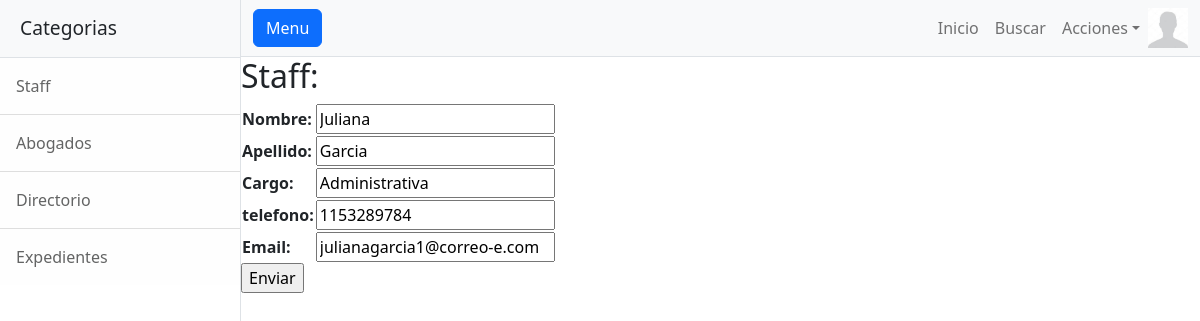
The app's page /quick_lex/upStaff/2 (signed in) with its own data.
### quick_lex/models.py (models this page shows, shortened)
class Avatar(models.Model):
    imagen = models.ImageField(upload_to="avatares")
    user = models.OneToOneField(User, on_delete= models.CASCADE)

class Staff(models.Model):
    nombre= models.CharField(max_length=50)
    apellido= models.CharField(max_length=50)
    cargo= models.CharField(max_length=50)
    telefono= models.IntegerField()
    email= models.EmailField()

### quick_lex/views.py (the view)
# urls.py: path('upStaff/<id_staff>', updateSta, name= "staff_update"),
@login_required
def updateSta(request, id_staff):
    staff = Staff.objects.get(id=id_staff)
    if request.method == "POST":
        miForm = Staform(request.POST)
        if miForm.is_valid():
            staff.nombre = miForm.cleaned_data.get('nombre')
            staff.apellido = miForm.cleaned_data.get('apellido')
            staff.cargo = miForm.cleaned_data.get('cargo')
            staff.telefono = miForm.cleaned_data.get('telefono')
            staff.email = miForm.cleaned_data.get('email')
            staff.save()
            return redirect(reverse_lazy("sta"))
    else:
        miForm = Staform(initial={'nombre':staff.nombre,
                                       'apellido':staff.apellido,
                                       'cargo':staff.cargo,
                                       'telefono':staff.telefono,
                                       'email':staff.email})
    return render (request, "quick_lex/staForm.html", {'form': miForm})

### quick_lex/forms.py
class Staform(forms.Form):
    nombre= forms.CharField(label='Nombre' ,max_length=50,required=True)
    apellido= forms.CharField(label='Apellido' ,max_length=50,required=True)
    cargo= forms.CharField(label='Cargo',max_length=50)
    telefono= forms.IntegerField(label='telefono',required=True)
    email= forms.EmailField(label='Email',required=True)

### quick_lex/templates/quick_lex/staForm.html (shortened to what this page needs)
{% extends 'quick_lex/base.html' %}
{% load static %}
{% block content %}
    <h2>Staff:</h2>
    <form action="" method="POST">
        <table>
            {{ form.as_table }}
        </table>
        <input type="submit" value="Enviar">
    </form>
{% endblock content %}

### quick_lex/templates/quick_lex/base.html (shortened to what this page needs)
<!DOCTYPE html>
<html lang="en">
<head>
    {% load static %}
    <link rel="stylesheet" href="https://cdnjs.cloudflare.com/ajax/libs/font-awesome/6.4.0/css/all.min.css">
    <link href="{% static 'quick_lex/css/styles.css'%}" rel="stylesheet" />
</head>
<body>
    <div class="d-flex" id="wrapper">
        {% if user.is_authenticated %}
        <div class="border-end bg-white" id="sidebar-wrapper">
            <div class="sidebar-heading border-bottom bg-light">Categorias</div>
            <div class="list-group list-group-flush">
                <a class="list-group-item list-group-item-action list-group-item-light p-3" href="{% url 'sta' %}">Staff</a>
                <a class="list-group-item list-group-item-action list-group-item-light p-3" href="{% url 'abog' %}">Abogados</a>
                <a class="list-group-item list-group-item-action list-group-item-light p-3" href="{% url 'pers' %}">Directorio</a>
                <a class="list-group-item list-group-item-action list-group-item-light p-3" href="{% url 'exp' %}">Expedientes</a>
            </div>
        </div>
        {% endif %}
        <div id="page-content-wrapper">
            <nav class="navbar navbar-expand-lg navbar-light bg-light border-bottom">
                <div class="container-fluid">
                    <button class="btn btn-primary" id="sidebarToggle">Menu</button>
                    <div class="collapse navbar-collapse" id="navbarSupportedContent">
                        <ul class="navbar-nav ms-auto mt-2 mt-lg-0">
                            <li class="nav-item active"><a class="nav-link" href="{% url 'main' %}">Inicio</a></li>
                            {% if user.is_authenticated %}
                            <li class="nav-item"><a class="nav-link" href="{% url 'buscar_exp' %}">Buscar</a></li>
                            <li class="nav-item dropdown">
                                <a class="nav-link dropdown-toggle" id="navbarDropdown" href="#" role="button" data-bs-toggle="dropdown" aria-haspopup="true" aria-expanded="false">Acciones</a>
                            </li>
                            <div class="text-center">
                                <img src="{{ request.user.avatar.imagen.url }}" height="40px" weight="40px"/>
                            </div>
                            {% else %}
                            <li class="nav-item"><a class="nav-link" href="{% url 'login' %}">Login</a></li>
                            <li class="nav-item"><a class="nav-link" href="{% url 'registro' %}">Crear Usuario</a></li>
                            {% endif %}
                        </ul>
                    </div>
                </div>
            </nav>
            {% block content %}{% endblock content %}
        </div>
    </div>
</body>
</html>

### records on screen
Staff: nombre "Juliana", apellido "Garcia", cargo "Administrativa", telefono "1153289784", email "julianagarcia1@correo-e.com"
